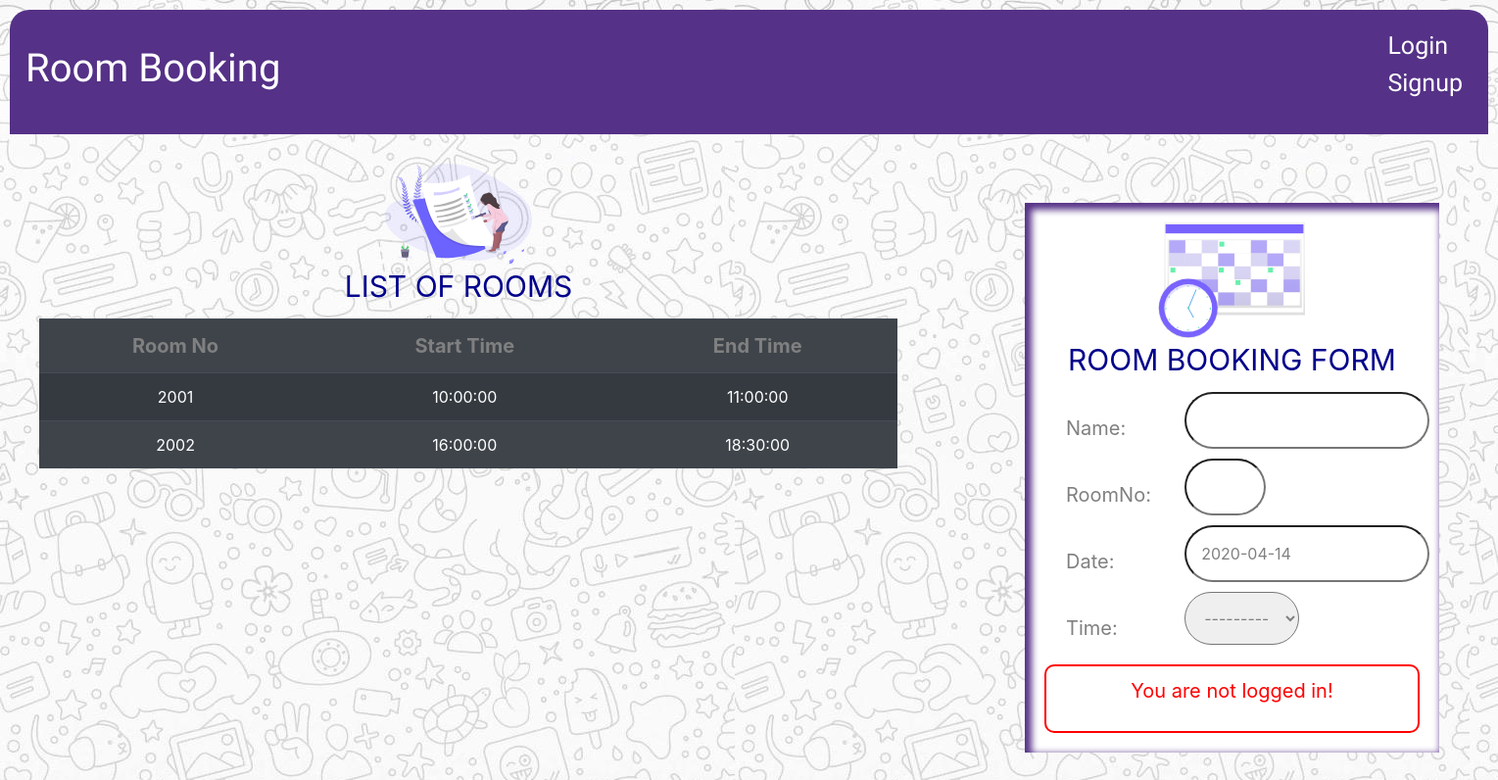
The page /bookRoom on the database as committed earlier.
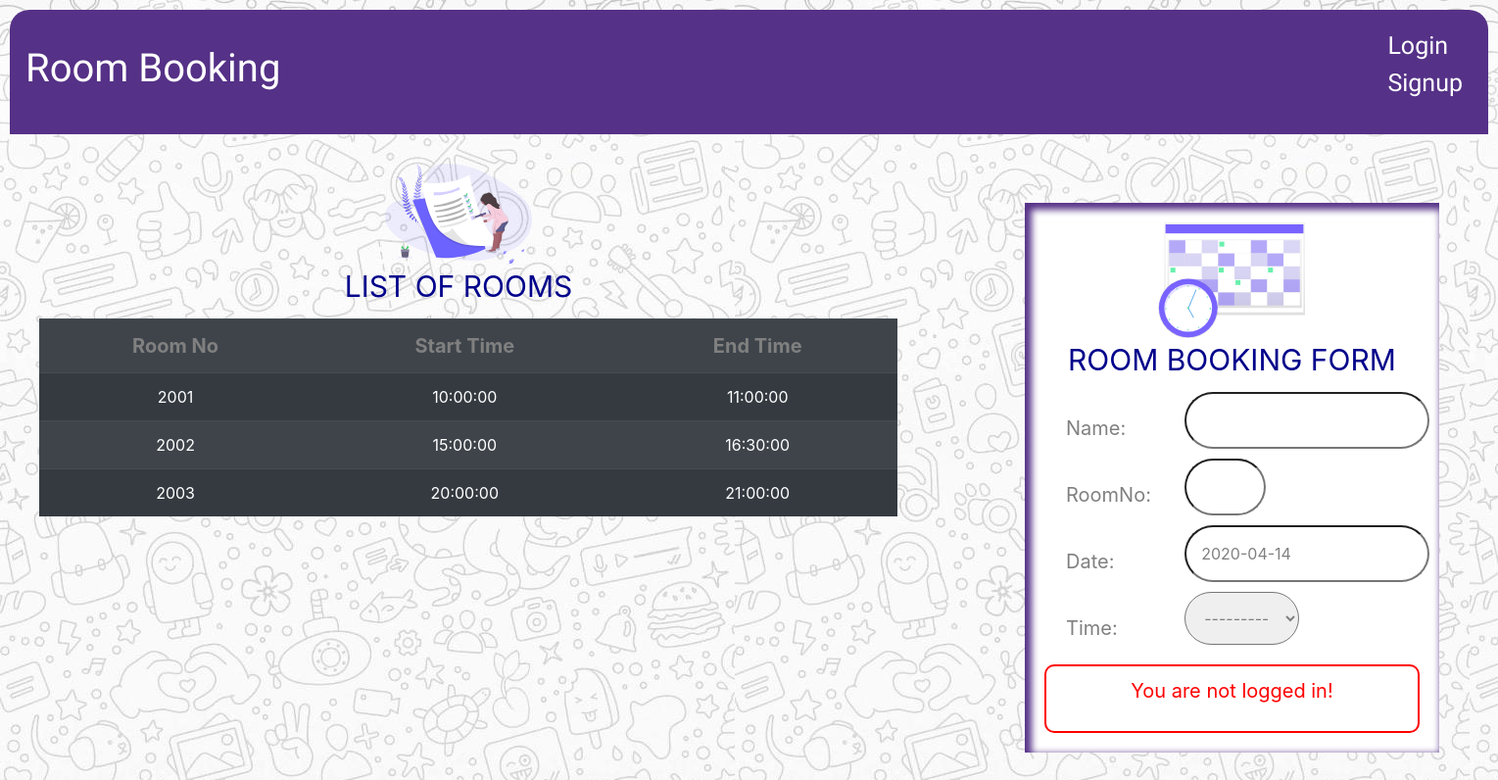
The same page on the database as committed later.
### RoomBooking/models.py (models this page shows)
class Available(models.Model):
    roomNo=models.IntegerField(default=None)
    startTime=models.TimeField(default=datetime.time(0,0,0))
    endTime=models.TimeField(default=datetime.time(0,0,0))
    def __str__(self):
        return "%s - %s"%(str(self.startTime),str(self.endTime))

### RoomBooking/views.py (the view)
# urls.py: path('bookRoom', views.bookRoom, name='bookRoom'),
def bookRoom(request):
    roomList=getRoomList()
    message2=False
    message=False
    if request.method=='POST':
        form=BookingForm(request.POST)
        if form.is_valid:
            Date=request.POST['Date']
            availableObject=Available.objects.get(id=(request.POST['Time']))
            startTime=availableObject.startTime
            endTime=availableObject.endTime
            todayDate=datetime.datetime.today()
            requiredDate=Date+" "+str(startTime)
            if datetime.datetime.strptime(requiredDate,'%Y-%m-%d %H:%M:%S')<todayDate:
                message="The time you have entered has passed!"
            else:
                roomAvailable=availableObject.roomNo
                roomNo=request.POST['roomNo']
                if int(str(roomAvailable))==int(str(roomNo)):
                    isVacant=checkVacancy(Date,startTime,endTime,roomNo)
                    if isVacant==True:
                        instance=form.save(commit=False)
                        instance.user=request.user
                        instance.save()
                        return render(request,'../templates/thanks.html')
                    else:
                        message='The room is  booked! Please make a different choice!'
                else:
                    message2="The room you want is not available in the desired slot. Please choose from the given list"
    else:
        form=BookingForm()
    return render(request,'../templates/bookingForm.html',{'form':form,
    'message':message,
    'roomList':roomList,
    'message2':message2})

### RoomBooking/forms.py
class BookingForm(ModelForm):
    class Meta:
        model=Guest
        exclude=['user']

### RoomBooking/views.py (called while the page is built)
def getRoomList():
    message=Available.objects.all()
    startTimeList=[i.startTime.strftime('%H:%M:%S') for i in message]
    endTimeList=[i.endTime.strftime('%H:%M:%S') for i in message]
    roomNoList=[str(i.roomNo) for i in message]
    roomList=[{'roomNo':roomNoList[i], 'startTime':startTimeList[i],
    'endTime':endTimeList[i]} for i in range (len(roomNoList))]
    return roomList

### RoomBooking/templates/bookingForm.html (shortened to what this page needs)
{%extends 'base.html'%}
{%load static%}
{%block content%}
<link rel="stylesheet" href="https://stackpath.bootstrapcdn.com/bootstrap/4.4.1/css/bootstrap.min.css">
<link rel="stylesheet" type="text/css" href="../static/css/bookingForm.css">
<div class='container'>
    <div class="list-container">
        <div class="img">
            <img class='img' src="{% static 'images/list1.svg'%}">
        </div>
        <span>LIST OF ROOMS</span>
        <div class='list'>
            <table class="table table-striped table-dark table-hover">
                <tr>
                    <th>Room No</th>
                    <th>Start Time</th>
                    <th>End Time</th>
                </tr>
            {%for i in roomList%}
            <tr>
                <td>{{i.roomNo}}</td>
                <td>{{i.startTime}}</td>
                <td>{{i.endTime}}</td>
            </tr>
            {%endfor%}
            </table>
        </div>
    </div>
    <div>
        <div class="form-container">
            <div class="img">
                <img class='img' src="{% static 'images/calendar.svg'%}">
            </div>
            <span>ROOM BOOKING FORM</span>
            <form class="form" method="post">
                {{form}}
                {%if user.is_authenticated%}
                    <input class="btn" type="submit" value="submit" name="submit" id="submit">
                {%else%}
            </form>
            <div class="alert-container">
                <div class="alert">
                    <p>You are not logged in!</p>
                </div>
            </div>
            {%endif%}
        </div>
    </div>
</div>
{%endblock%}

### RoomBooking/templates/base.html (shortened to what this page needs)
<!DOCTYPE html>
<html lang="en">
<head>
</head>
<body style="background-image: url('../static/images/bg2.jpg');">
    <link rel="stylesheet" type="text/css" href="../static/css/index.css">
    <link rel="stylesheet" href="https://stackpath.bootstrapcdn.com/bootstrap/4.4.1/css/bootstrap.min.css">
    <nav class="navbar sticky-top navbar-dark" style="background-color: #553187;">
        <h1>Room Booking</h1>
        <div class='list-container'>
            {%if user.is_authenticated%}
            <ul>
                <li><a href="logout">Logout</a></li>
            </ul>
            {%else%}
            <ul>
                <li><a href="login">Login</a></li>
                <li><a href="signup">Signup</a></li>
            </ul>
            {%endif%}
        </div>
    </nav>
    {%block content%}
    {%endblock%}
</body>
</html>

### RoomBooking/static/css/index.css (style rules this page uses)
* { margin: 0px; padding: 0px; }
.navbar { margin: 10px; border-top-left-radius: 20px; border-top-right-radius: 20px; margin-bottom:0; }
h1 { font-size: 10px; color: white; font-family: 'Bungee Inline', cursive; }
.list-container { padding-right: 20px; }
.list-container ul li { list-style: none; font-family: 'Chela One', cursive; }
.list-container ul li a { color: white; font-size: 25px; }

### RoomBooking/static/css/bookingForm.css (style rules this page uses)
* { padding: 0px; margin: 0px; box-sizing: border-box; }
.container { display: grid; grid-template-columns: 80% auto; grid-gap: 30px; padding: 10px; text-align: center; margin: 10px; }
.container span, .container3 span { color: darkblue; font-size: 30px; }
.list-container { margin: 10px; padding: 0px; }
.table { margin: 10px; }
.alert { border: red solid 2px; border-radius: 10px; padding: 10px; margin: 0px; color: red; font-size: 20px; }
img { width: 150px; }
.form-container { padding: 20px; margin: 50px; margin-left: 100px; background-color: white; box-shadow: inset #553187 4px 4px 7px 3px; }
.form { display: grid; grid-template-columns: 25% 50%; text-align: left; padding: 10px; margin-right: 30px }
.form label { padding: 2px; margin: 10px; color: grey; font-size: 20px; margin-top:20px; }
.form input[type='text'] { width: 150%; color: grey; padding: 15px; margin-left: 50px; border-radius: 30px; margin-bottom: 10px; }
.table th { font-size: 20px; color: grey; }
.form select { width: 70%; margin-left:50px; margin-right:140px ; padding: 15px; color: grey; border-radius: 30px; margin-bottom: 10px; }
.form input[type='number'] { width: 50%; color: grey; padding: 15px; margin-left: 50px; border-radius: 30px; margin-bottom: 10px; }

Rows that differ between the two databases and show on the page:
removed Available: roomNo "2002", startTime "16:00:00", endTime "18:30:00"
added Available: roomNo "2002", startTime "15:00:00", endTime "16:30:00"
added Available: roomNo "2003", startTime "20:00:00", endTime "21:00:00"
